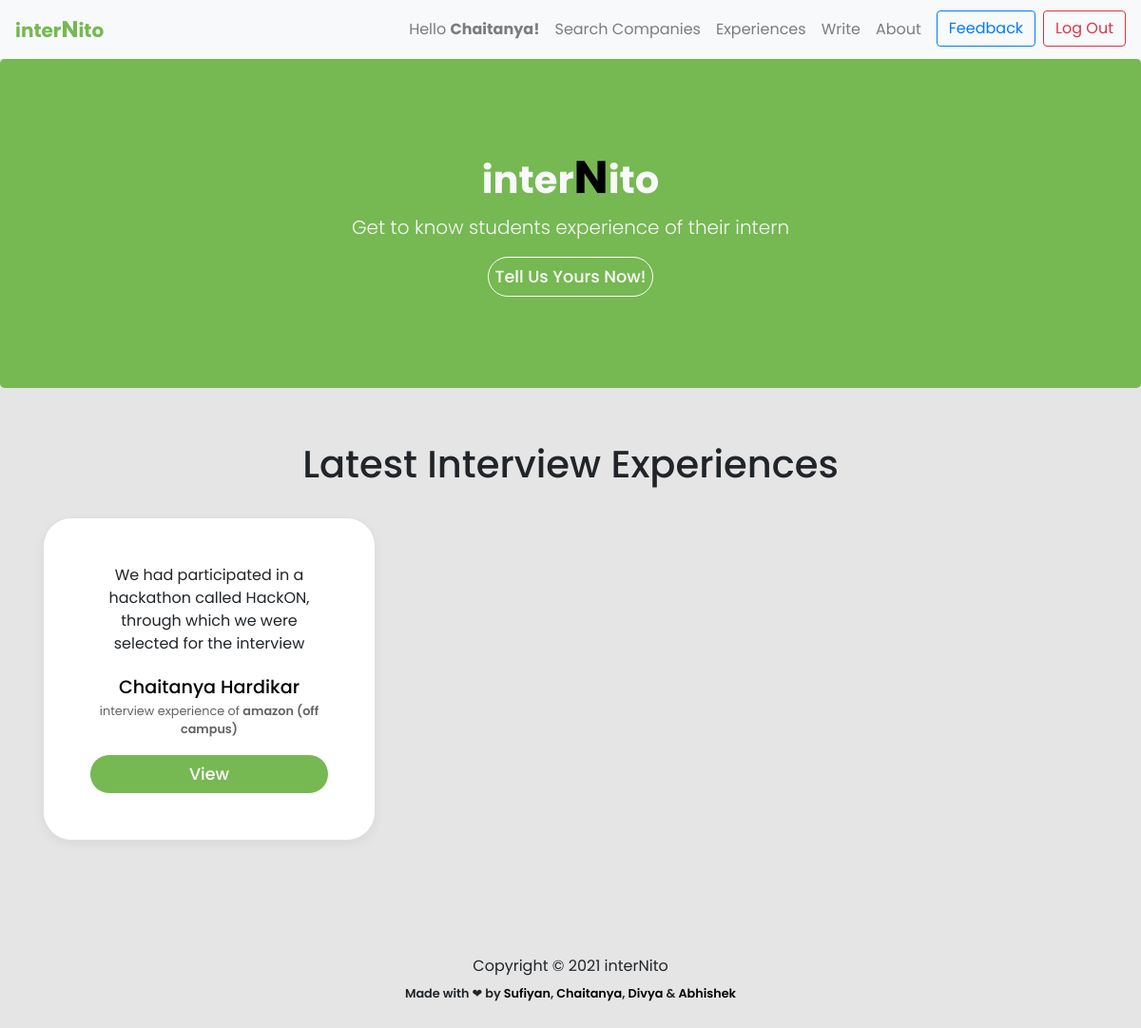
The app's page / (signed in) with its own data.
### experience/models.py (models this page shows, shortened)
class Experience(models.Model):
    user = models.ForeignKey(User, on_delete = models.CASCADE)
    name = models.CharField(max_length=80)
    branch = models.CharField(max_length=255,blank=True)
    cgpa_cutoff = models.FloatField(blank=True)
    resume = models.TextField(blank=True)
    batch = models.CharField(max_length=255, blank=True)
    company = models.CharField(max_length=255,blank=False)
    summary = models.TextField(blank=False)
    period = models.CharField(max_length=255,blank=False)
    ot_summary = models.TextField(blank = True)
    ot_question1 = models.TextField(blank = True, null = True)
    ot_question1_link = models.TextField(blank = True, null = True, default = 'NONE')
    ot_question2 = models.TextField(blank = True, null = True)
    ot_question2_link = models.TextField(blank = True, null = True)
    ot_question3 = models.TextField(blank = True, null = True)
    ot_question3_link = models.TextField(blank = True, null = True)
    ot_question4 = models.TextField(blank = True, null = True)
    ot_question4_link = models.TextField(blank = True, null = True)
    round1_details = models.TextField(blank = True, null = True)
    round2_details = models.TextField(blank = True, null = True)
    round3_details = models.TextField(blank = True, null = True)
    final_summary = models.TextField(blank = True, null = True)

### experience/views.py (the view)
# urls.py: path('', views.home,name='home'),
@login_required()
def home(request):
    responses = Experience.objects.all().order_by('-id')[:3]
    return render(request, 'home.html', {'responses': responses})

### templates/home.html (shortened to what this page needs)
{% extends 'base.html' %} {% load static %} {% block content %}
<link rel="stylesheet" href="{% static 'css/experience.css' %}" />
<main role="main">
  <section class="jumbotron text-center bg-lime">
    <div class="container text-light">
      <h1>
        <strong>inter<big style="color: black">N</big>ito</strong>
      </h1>
      <p class="mt-2 lead text-light">
        Get to know students experience of their intern
      </p>
      <a class="btn view-btn" href="{% url 'write'%}"> Tell Us Yours Now! </a>
    </div>
  </section>
  <div class="album py-5 bg-lime-invert">
    <div class="container">
      <h1 class="mb-4">
        <div class="head p-2" style="text-align: center">
          Latest Interview Experiences
        </div>
      </h1>
      <div class="row">
        {% for response in responses %}
        <div class="col-md-4">
          <div class="card mb-4 box-shadow">
            <div class="card-body p-5 summary-parent">
              <p
                class="card-text summary summary-text"
                style="height: 10ch; text-overflow: ellipsis; overflow: hidden"
              >
                {{response.summary }}
              </p>
              <p class="card-text name">
                <a href="{% url 'profile' response.user.username %}"
                  >{{response.name}}</a
                >
              </p>
              <p class="card-text company capitalize">
                interview experience of <strong>{{response.company}}</strong>
              </p>
              <a
                href="{% url  'post' response.pk %}"
                type="button"
                class="
                  btn btn-sm btn-outline-secondary
                  view-btn
                  w-100
                  text-center
                "
              >
                View
              </a>
            </div>
          </div>
        </div>
        {% endfor %}
      </div>
    </div>
  </div>
</main>
{% endblock content %}

### templates/base.html (shortened to what this page needs)
{% load static %}
<!DOCTYPE html>
<html lang="en">
  <head>
    <link href="{% static 'css/bootstrap.min.css' %}" rel="stylesheet" />
    <link href="{% static 'css/album.css' %}" rel="stylesheet" />
  </head>
  <nav class="navbar navbar-expand-lg navbar-light bg-light sticky-top">
    <a
    style="color: #76b852"
      class="logoAnchor navbar-brand" href="{% url 'home' %}"
      ><strong>inter<big>N</big>ito</strong></a>
    <div class="collapse navbar-collapse" id="navbarSupportedContent">
      <ul class="navbar-nav ml-auto">
        {% if request.user.is_authenticated %}
        <li class="nav-item">
          <a class="nav-link" href="{% url 'profile' request.user.username %}"
            >Hello <strong>{{ request.user.first_name }}!</strong></a>
        </li>
        {% endif %}
        <li class="nav-item">
          <a class="nav-link" href="{% url 'company' %}">Search Companies</a>
        </li>
        <li class="nav-item">
          <a class="nav-link" href="{% url 'experience' %}">Experiences</a>
        </li>
        <li class="nav-item">
          <a class="nav-link" href="{% url 'write' %}">Write</a>
        </li>
        <li class="nav-item">
          <a class="nav-link" href="{% url 'about' %}">About</a>
        </li>
        {% if request.user.is_authenticated %}
        <li class="nav-item">
          <a class="ml-2 btn btn-outline-primary" href="{% url 'feedback' %}"
            >Feedback</a
          >
        </li>
        <li class="nav-item">
          <a class="ml-2 btn btn-outline-danger" href="{% url 'logout' %}"
            >Log Out</a
          >
        </li>
        {% endif %}
      </ul>
    </div>
  </nav>
  <body>
    {% block content %} {% endblock content %}
    <footer>
      <div class="container" style="text-align: center">
        <p>
          Copyright © 2021 interNito
        </p>
        <small style="font-weight: 550">Made with &#x2764; by
          <a target="_blank" href="https://www.linkedin.com/in/sufiyan-ansari-nitw/">
            Sufiyan</a>,
          <a target="_blank" href="https://www.linkedin.com/in/chaitanya-hardikar-0ab4821a7/">
            Chaitanya</a>,
          <a target="_blank" href="https://www.linkedin.com/in/divya-soni14/">
            Divya</a>
          &
          <a target="_blank" href="https://www.linkedin.com/in/abhishek-upadhayayula-a541ba1b8/">
            Abhishek</a></small>
      </div>
    </footer>
  </body>
</html>

### static/css/album.css (style rules this page uses)
main { font-family: "Poppins", sans-serif !important; }
:root { --jumbotron-padding-y: 3rem; }
.jumbotron { padding-top: var(--jumbotron-padding-y); padding-bottom: var(--jumbotron-padding-y); margin-bottom: 0; background-color: #76b852; }
@media (min-width: 768px) { .jumbotron { padding-top: calc(var(--jumbotron-padding-y) * 2); padding-bottom: calc(var(--jumbotron-padding-y) * 2); } }
.jumbotron .container { max-width: 40rem; }
footer { padding-top: 3rem; padding-bottom: 3rem; }
footer p { margin-bottom: 0.25rem; }
.box-shadow { box-shadow: 0 0.25rem 0.75rem rgba(0, 0, 0, 0.05); }

### static/css/experience.css (style rules this page uses)
* { font-family: "Poppins", sans-serif; }
body { background-color: #e5e5e5; }
.card { background-color: white; border-radius: 30px; }
.card-text { text-align: center; }
.name { font-weight: 500; margin-bottom: 0px; font-size: 1.2rem; }
.company { font-size: 0.8rem; text-transform: lowercase; color: rgb(99, 99, 99); }
.company strong { font-weight: 600; }
.view-btn { padding: 7px; font-weight: 500; font-size: 1.1rem; color: #76b852; background-color: white; border-radius: 45px; border: 1px solid #76b852; }

### templates/base.html (style rules this page uses)
.logoAnchor:hover, .logoAnchor { text-decoration: none; color: #76b852; }
a, a:focus { text-decoration: none; color: black; }

### templates/home.html (style rules this page uses)
.card { background-color: white; border-radius: 30px; }
.card-text { text-align: center; }
.name { font-weight: 500; margin-bottom: 0px; font-size: 1.2rem; }
.company { font-size: 0.8rem; text-transform: lowercase; color: rgb(99, 99, 99); }
.company strong { font-weight: 600; }
.view-btn { font-weight: 500; font-size: 1.1rem; color: white; background-color: #76b852; border-radius: 45px; border: 1px solid white; }

### records on screen
Experience: summary "We had participated in a hackathon called HackON, through which we were selected for the interview…", name "Chaitanya Hardikar", company "amazon (off campus)"

### other values on screen
{{ request.user.first_name }} "Chaitanya"
